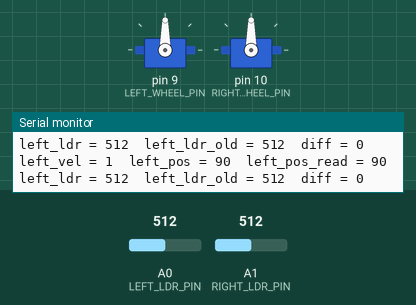
The sketch below on a simulated Arduino Uno, built with avr-gcc and run on an emulated ATmega328P. Shown: 2 × servo, the last lines printed to the serial monitor. The inputs (shaded band) are chosen by the test bench; at power-on: A0 (LEFT_LDR_PIN) = 512, A1 (RIGHT_LDR_PIN) = 512.

Above: at 3.2 s.
3.3 s: A0 (LEFT_LDR_PIN) set to 306
At 4.5 s:
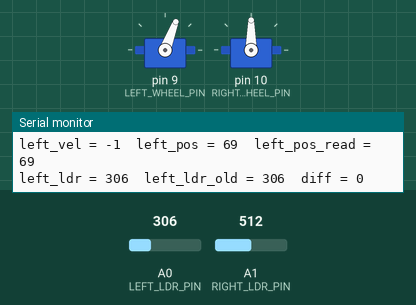
4.8 s: A0 (LEFT_LDR_PIN) set to 511
At 5.5 s:
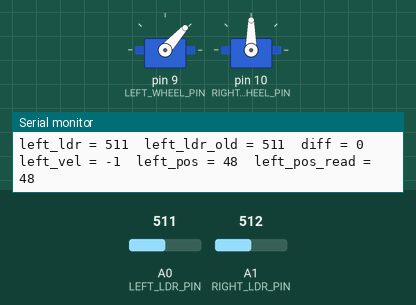
6.4 s: A0 (LEFT_LDR_PIN) set to 716
At 7.7 s:
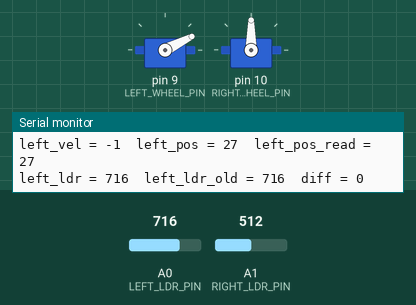
8.0 s: A0 (LEFT_LDR_PIN) set to 900
At 9.2 s:
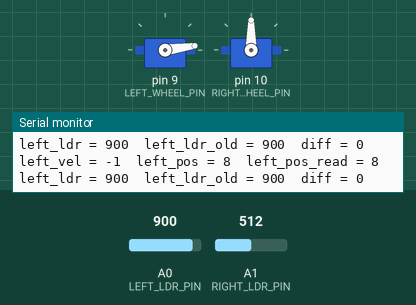
Timing chart, 0 to 10.6 s (numbered marks = the images above; inputs shaded):
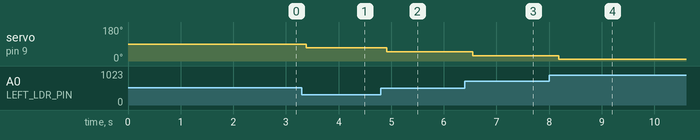

The sketch:

sigue_luz_ino.ino
```cpp
// Sweep
// por BARRAGAN <http://barraganstudio.com>

#include <Servo.h>

#define LEFT_WHEEL_PIN  9
#define RIGHT_WHEEL_PIN  10
#define LEFT_LDR_PIN  0
#define RIGHT_LDR_PIN  1

Servo left_wheel;  // crea un objeto tipo servo para controlar el servo
Servo right_wheel;  // crea un objeto tipo servo para controlar el servo

int left_pos = 90;    // variable para almacenar la posición del servo
int left_pos_read = 0;
int left_vel = 4;
int right_pos = 0;    // variable para almacenar la posición del servo
int right_vel = 1;

int left_ldr = 0;
int right_ldr = 0;
int left_ldr_old = 0;

void setup()
{
  Serial.begin( 9600 );
  Serial.println( "**************** setup *****************" );
  left_wheel.attach( LEFT_WHEEL_PIN );  // liga el servo conectado en el pin 9 al objeto servo
  right_wheel.attach( RIGHT_WHEEL_PIN );  // liga el servo conectado en el pin 9 al objeto servo
  Serial.println( "Putting servo on 90..." );
  left_wheel.write( left_pos );
  delay( 2000 );
  left_pos_read = left_wheel.read();
  Serial.print( "left_pos_read = " ); Serial.println( left_pos_read );
  Serial.println( "Begining control... . . .   ..   ." );
  left_ldr_old = analogRead( LEFT_LDR_PIN );

}
int dif_ldr = 0;
float P = 0.1;
void loop()
{
  left_ldr = analogRead( LEFT_LDR_PIN );
  right_ldr = analogRead( RIGHT_LDR_PIN );
  dif_ldr = left_ldr - left_ldr_old;

  Serial.print( "left_ldr = " ); Serial.print( left_ldr ); Serial.print( "  left_ldr_old = " ); Serial.print( left_ldr_old ); Serial.print( "  diff = " ); Serial.println( dif_ldr );
  left_ldr_old = left_ldr;

//  left_vel = map( left_vel, -300, 300, -4, 4 );
  if( dif_ldr < 0 ) left_vel = - left_vel;

  left_vel = constrain( left_vel, -1, 1 );

  left_pos += left_vel * abs(dif_ldr) * P;
  left_pos = constrain( left_pos, 0, 180 );
  Serial.print( "left_vel = " ); Serial.print( left_vel ); Serial.print( "  left_pos = " ); Serial.print( left_pos );
  left_wheel.write( left_pos );
/*
  right_wheel.write( right_pos );
//  left_vel = left_ldr;
  right_vel = -2;
  right_pos += right_vel;

  if( left_pos > 180 ) left_vel = - left_vel;
  if( left_pos <= 0 ) left_vel = - left_vel;
*/
  delay(15);                       // espera 15 ms para dar tiempo al servo a llegar a la nueva posición
 // delay(200);                       //
  left_pos_read = left_wheel.read();
  Serial.print( "  left_pos_read = " ); Serial.println( left_pos_read );
  Serial.println();
}
```

Measured:
- after the input at 3.3 s, servo on pin 9 (LEFT_WHEEL_PIN): 90° → 69° after 0.08 s
- after the input at 4.8 s, servo on pin 9 (LEFT_WHEEL_PIN): 69° → 48° after 0.11 s
- after the input at 6.4 s, servo on pin 9 (LEFT_WHEEL_PIN): 48° → 27° after 0.15 s
- after the input at 8.0 s, servo on pin 9 (LEFT_WHEEL_PIN): 27° → 8° after 0.18 s
